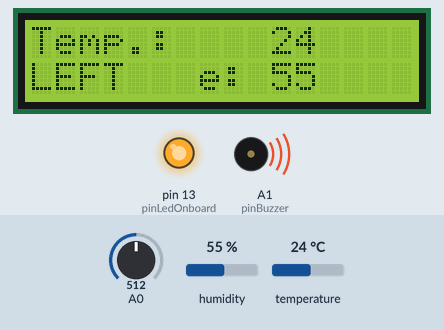
This sketch was run on a simulated Arduino Uno, built with avr-gcc and run on an emulated ATmega328P. Shown: 16×2 character LCD, output pins drawn as LEDs (lit = HIGH), buzzer (waves = sounding). The test bench sets the inputs (shaded band); at power-on: A0 = 512, humidity 55 %, temperature 24 °C. EEPROM starts erased; pins used as bus, display or sensor lines are not drawn; what the sketch prints to the serial monitor is not drawn.

Above: at 4.4 s.
4.5 s: A0 set to 53
At 7.1 s:
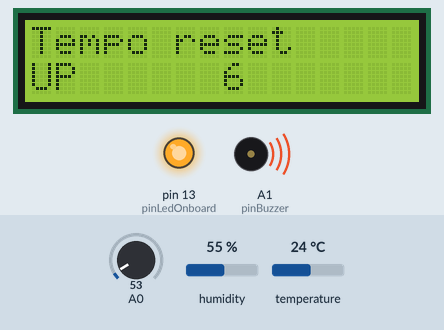
7.8 s: A0 set to 46
At 9.7 s:
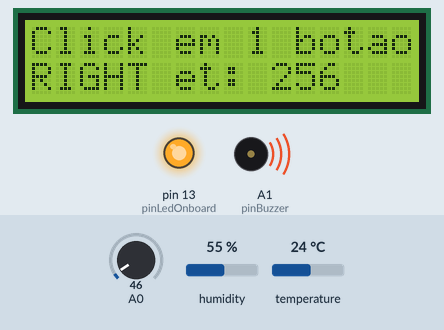
10.8 s: A0 set to 716
At 11.6 s:
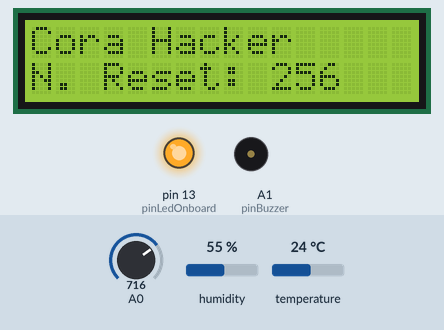
14.4 s: A0 set to 842
22.9 s: A0 set to 858
At 26.0 s:
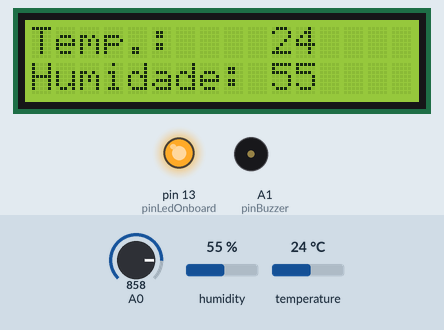
28.9 s: A0 set to 306
At 30.3 s:
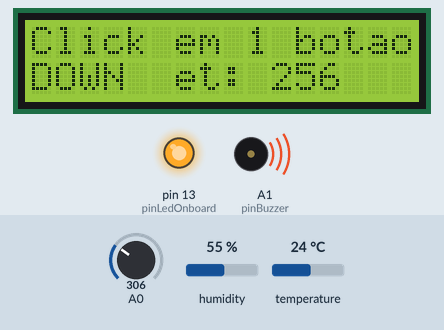
Timing chart, 0 to 32.0 s (numbered marks = the images above; inputs shaded):
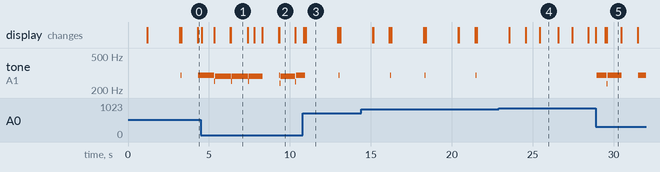

The sketch:

ArduinoUno_LCD_keypad_shield_Threads.ino
```cpp
/*********************************************************************/
  #define autor       "Caio Elizio - caioelizio@gmail.com 62 98223-9516"
  #define programa    "LCD keypad shield "
  #define versao      "v2.0"
  #define dataversao  "17/02/20"
  #define placa       "Arduino Uno LCD keypad shield"
  #define TempoAtualizacao 10
  boolean b_debug    = true;
/*********************************************************************/
//Sensor DHT11
//Definicoes Setup
//Definicoes programacao por serial
/*Lista de Peças:
 * 1 Arduino UNO - ATmega328
 * 1 LCD_keypad_shield
 * 1 buzzer
 * 1 carregador celular 5v (Alim. Arduino)
 * 1 carregador powerbank 5v (Alim. Arduino)
*/
/*Versoes
  v1.01 ...
  v1.02 ...
*/

//Pinagem--------------------------------------------------
  #define pinLedOnboard    13
  #define pinBuzzer        A1
//define values buttons
  #define pinBtnRIGHT  0
  #define pinBtnUP     1
  #define pinBtnDOWN   2
  #define pinBtnLEFT   3
  #define pinBtnSELECT 4
  #define pinBtnNONE   5
  #define pinDHT11     A2 //2 ou 3 sensor de temperatura.
  #define pinSensorPIR 11
//  #define pin 11 porta livre
//  #define pin 12 porta livre
#include <LiquidCrystal.h>
  LiquidCrystal lcd(8, 9, 4, 5, 6, 7); //Pin for DFRobot LCD Keypad Shield


//Variáveis e objetos globais--------------------------------------
  #define ON  1
  #define OFF 0
  boolean bsomteclas = false;
//f_Tempo
  int i_seg    = 0;
  int i_seg2   = 0;
  int i_min    = 0;
  int i_min2   = 1;
  int i_horas  = 0;
  int i_valor  = 4825;
  long lastMsg = 0;
//EEPROM
  int iStatusLedOnboard = 0;
  int iNumReset         = 0;
//define values buttons
  int lcd_key     = -1;
  int adc_key_in  = 0;


#include <EEPROM.h>
  int  end_EEPROM = 0;  //inicia endereço
  int  EEPROM_Read(int end_EEPROM);
  void EEPROM_Write(int end_EEPROM_w,int i_valor);


//Sensor DHT11
#include <DHT.h>
void iniDHT11();
void f_SensorDHT11();
  #define DHTTYPE DHT11
  DHT dht(pinDHT11, DHTTYPE);
  float f_temp     = 0;
  float f_humid    = 0;


//Funções-----------------------------------------------------------
//Definicoes Serial
void initSerial(){
  Serial.begin(115200); //9600 da erro, caindo conexao...
  delay(10);
  Serial.println(); //Linha em branco
  Serial.println(F("Iniciando Serial..."));
  Serial.println(); //Linha em branco
  Serial.print(F("Autor:       ")); Serial.println(autor);
  Serial.print(F("Sistema:     ")); Serial.print(programa); Serial.println(versao);
  Serial.print(F("Data versao: ")); Serial.println(dataversao);

  Serial.println(); //Linha em branco
  Serial.println(F("-------------------"));
  iNumReset = EEPROM_Read(200);  //ler status salvo na memoria
  iNumReset++;
  Serial.print(F("Numero de Reset: ")); Serial.println(iNumReset);
  Serial.println(F("-------------------"));
  EEPROM_Write(200,iNumReset); //Numero de Reset iNumReset
}
void initOutput(void){ //Definicoes pinos INPUT OUTPUT
  Serial.println(); //Linha em branco
  pinMode(pinLedOnboard, OUTPUT);  //initialize onboard LED as output
  pinMode(pinBuzzer,     OUTPUT);
  pinMode(pinDHT11,      INPUT);
  pinMode(pinSensorPIR,  INPUT);

  Serial.println(); //Linha em branco
  Serial.println(F("Definindo dispositivos como desligado ON ou OFF"));
  iStatusLedOnboard    = EEPROM_Read(13);  //ler status salvo na memoria
  digitalWrite(pinLedOnboard,     iStatusLedOnboard); //led 13 começa com o status salvo
//  digitalWrite(pinLedOnboard,     OFF);
  digitalWrite(pinBuzzer,         ON);
  digitalWrite(pinDHT11,          OFF);
  digitalWrite(pinSensorPIR,      ON);

  Serial.print(F("pinLedOnboard         "));  Serial.print(pinLedOnboard);
  if (iStatusLedOnboard == 1){
    Serial.println(F(" ON"));
  }else{
    Serial.println(F(" OFF"));
  }
  Serial.print(F("pinBuzzer             "));  Serial.print("A1");         Serial.println(F("  ON"));
  Serial.print(F("pinDHT11              "));  Serial.print(pinDHT11);     Serial.println(F("  OFF"));
  Serial.print(F("pinSensorPIR          "));  Serial.print(pinSensorPIR); Serial.println(F("  ON"));
}
void f_led_arduinoUno(boolean b_valor){ //acende e apaga o led do arduino
  if (b_valor == ON){
    EEPROM_Write(13,1);    //Status led onboard
    digitalWrite(pinLedOnboard, ON);  //LED Arduino
//    Serial.print(F("Led Arduino ")); Serial.println(F("ON"));
  } else {
    EEPROM_Write(13,0);    //Status led onboard
    digitalWrite(pinLedOnboard, OFF); //LED Arduino
//    Serial.print(F("Led Arduino ")); Serial.println(F("OFF"));
  }
}

void iniTempo(){
  i_valor = millis()/1000;
//  Serial.print(F("t_valor"); Serial.println(t_valor);
  i_seg   = i_valor % 60;
//  Serial.print(F("t_seg")); Serial.println(t_seg);
  i_valor = i_valor / 60;
//  Serial.print(F("t_valor")); Serial.println(t_valor);
  i_min   = i_valor % 60;
//  Serial.print(F("t_min")); Serial.println(t_min);
  i_valor = i_valor / 60;
//  Serial.print(F("t_valor")); Serial.println(t_valor);
  i_horas = i_valor;
//  Serial.print(F("t_horas")); Serial.println(t_horas);
}
void f_printTempoSerial(){
//  Serial.println(); //Linha em branco
  Serial.print(F("Tempo desde ultimo reset: "));
  if (i_horas < 10){ Serial.print(F("0")); } Serial.print(i_horas); Serial.print(F(":"));
  if (i_min   < 10){ Serial.print(F("0")); } Serial.print(i_min);   Serial.print(F(":"));
  if (i_seg   < 10){ Serial.print(F("0")); } Serial.println(i_seg);
}


void f_buzz(int targetPin, long frequency, long length){
  long delayValue = 1000000 / frequency / 2;  // calculate the delay value between transitions
  long numCycles = frequency * length / 1000; // calculate the number of cycles for proper timing
  for (long i = 0; i < numCycles; i++){       // for the calculated length of time...
    digitalWrite(targetPin, HIGH); // write the buzzer pin high to push out the diaphram
    delayMicroseconds(delayValue); // wait for the calculated delay value
    digitalWrite(targetPin, LOW);  // write the buzzer pin low to pull back the diaphram
    delayMicroseconds(delayValue); // wait again or the calculated delay value
  }
}
void f_buzzbeep(){
  Serial.println(F("1 bip"));
  f_buzz(pinBuzzer, 300, 50);    //1 bip inicial (pin,frequencia,Duração)  //baixo
}
void f_somteclas(){ //som teclas
  if (bsomteclas == true){
    f_buzzbeep();
  }
}
void f_AtivaSomTeclas(boolean b_valor) {
  if (b_valor == ON) {  bsomteclas = true;
    Serial.println(); //Linha em branco
    Serial.println(F("Som teclas on"));
  } else {
    int cont = 0;
  //  cont++;
    bsomteclas = false;
    Serial.println(); //Linha em branco
    Serial.println(F("Som teclas off"));
  }
}


int EEPROM_Read(int end_EEPROM){ //EEPROM_Read(0-511)
  byte value;
  value = EEPROM.read(end_EEPROM);  //read a byte from the current address 0-511
/*  Serial.println(); //Linha em branco
  Serial.print(F("Endereco memoria EEPROM: "));  Serial.print(end_EEPROM);
  Serial.print(F("\t")); //espaço
  Serial.print(F(" Valor read: "));  Serial.print(value, DEC);
//*/
  delay(500);
  return value;
}
void EEPROM_Write(int end_EEPROM_w,int i_valor){ //EEPROM_Write(0-511,0-511)
  //the EEPROM, so go back to 0 when we hit 512.
  if (end_EEPROM_w > 512)  end_EEPROM_w = 0;
  if (end_EEPROM_w == 512) end_EEPROM_w = 0;
  EEPROM.write(end_EEPROM_w, i_valor);
  //write the value to the appropriate byte of the EEPROM.
  //these values will remain there when the board is turned off.
//*
/*  Serial.println(); //Linha em branco
  Serial.print(F("Endereco memoria: ")); Serial.print(end_EEPROM_w);
  Serial.print(F("\t")); //espaço
  Serial.print(F("Valor write: "));      Serial.println(i_valor, DEC);
//*/
  delay(100);
}
void EEPROM_Clear(){
  // write a 0 to all 512 bytes of the EEPROM
  for (int i = 0; i < 512; i++)
    EEPROM.write(i, 0);
  // turn the LED on when we're done
  digitalWrite(13, HIGH);
}

void f_ProgControleSerial(){
  char leitura_serial = ' ';
  String leitura = "";
  //if ( Serial.available() == 1){ //Se serial recer dados... se nao inicia o loop novamente
  while( Serial.available() > 0 ){ //enquanto serial nao receber dados
  leitura_serial = Serial.read();
  Serial.print(F("leitura_serial: "));
  Serial.println(leitura_serial);   //Imprimir dados da serial
    if (leitura_serial == 'D' || leitura_serial == 'd'){ //desligado
      f_led_arduinoUno(OFF);
  //    f_AtivaSomTeclas(OFF);
      while(1); //para o loop
    };
    if (leitura_serial == 'L' || leitura_serial == 'l'){ //ligado
      f_led_arduinoUno(ON);
 //     f_AtivaSomTeclas(ON);
      while(1); //para o loop
    }else{
      Serial.println(leitura_serial + " Tecla errada digite L ou D.");
      while(0); //inicia o loop
    };
  };
}

int read_LCD_buttons() {
 adc_key_in = analogRead(0);      // read the value from the sensor
 // my buttons when read are centered at these valies: 0, 144, 329, 504, 741
 // we add approx 50 to those values and check to see if we are close
 if (adc_key_in > 1000) return pinBtnNONE; // We make this the 1st option for speed reasons since it will be the most likely result
 // For V1.1 us this threshold
 if (adc_key_in < 50)   return pinBtnRIGHT;
 if (adc_key_in < 250)  return pinBtnUP;
 if (adc_key_in < 450)  return pinBtnDOWN;
 if (adc_key_in < 650)  return pinBtnLEFT;
 if (adc_key_in < 850)  return pinBtnSELECT;

 // For V1.0 comment the other threshold and use the one below:
/*
 if (adc_key_in < 50)   return pinBtnRIGHT;
 if (adc_key_in < 195)  return pinBtnUP;
 if (adc_key_in < 380)  return pinBtnDOWN;
 if (adc_key_in < 555)  return pinBtnLEFT;
 if (adc_key_in < 790)  return pinBtnSELECT;
*/

 return pinBtnNONE;  // when all others fail, return this...
}
void f_teclado_shied() {
  lcd.setCursor(0,1);             // move to the begining of the second line
  switch (lcd_key) {              // depending on which button was pushed, we perform an action
    case pinBtnRIGHT: {
//      if (i_seg > 2){
        lcd.print("RIGHT ");
        Serial.println(); //Linha em branco
        Serial.println(F("RIGHT "));
        f_somteclas();
//      }
      break;
    }
    case pinBtnLEFT: {
      lcd.print("LEFT   ");
      f_somteclas();
      break;
    }
    case pinBtnUP: {
      lcd.print("UP    ");
      f_somteclas();
      break;
    }
    case pinBtnDOWN: {
      lcd.print("DOWN  ");
      f_somteclas();
      break;
    }
    case pinBtnSELECT: {
      lcd.print("SELECT");
      f_somteclas();
      f_lcd_incio();
      break;
    }
    case pinBtnNONE: {
//      lcd.print("NONE  ");
//      lcd.print("      ");
      break;
    }
  }
}


//Sensor DHT11
void iniDHT11() {
  Serial.println(); //Linha em branco
  Serial.println(F("Iniciando DHT11..."));
  dht.begin();
  f_SensorDHT11();
}
void f_SensorDHT11() {
  float f_temp2  = 0;
  float f_humid2 = 0;
  int i_temp  = 0;
  int i_humid = 0;
  if (dht.readTemperature()) f_temp2  = dht.readTemperature();
  if (dht.readHumidity())    f_humid2 = dht.readHumidity();

  if (isnan(f_humid2) || isnan(f_temp2)) {
    lcd.clear();
    lcd.setCursor(0,0);
    lcd.print("Falha DHT");
    Serial.println(F("Falha na leitura do sensor DHT!"));
    i_temp  = 0;
    i_humid = 0;
    return;
  }
  else { //se ok...
    f_temp  = f_temp2;
    f_humid = f_humid2;
    i_temp  = f_temp2;
    i_humid = f_humid2;
  }
  Serial.print(F("Temperatura: ")); Serial.print(f_temp, 0);  Serial.print(F("oC"));
  Serial.print(F(" - Humidade: ")); Serial.print(f_humid, 0); Serial.println(F("%"));
  lcd.clear();
  lcd.setCursor(0,0);
//  lcd.print("Temp.:    "); lcd.print(f_temp);
  lcd.print("Temp.:    "); lcd.print(i_temp);
  lcd.setCursor(0,1);
//  lcd.print("Humidade: "); lcd.print(f_humid);
  lcd.print("Humidade: "); lcd.print(i_humid);
  delay(1000);
}


void f_lcd_incio() {
  lcd.begin(16, 2);  //start the library
  lcd.clear();
  lcd.setCursor(0,0); //move to the begining of the 1º line
  lcd.print("Cora Hacker");
  f_printNumReset();
  delay(2000);
  lcd.clear();
}
void f_printNumReset(){
  lcd.setCursor(0,1); //move to the begining of the second line
  lcd.print("N. Reset: ");  lcd.print(iNumReset);
}
void f_lcd_teste_botoes() {
//  Serial.println(); //Linha em branco
  Serial.println(F("Click em 1 botao"));
  lcd.clear();
  lcd.setCursor(0,0);
  lcd.print("Click em 1 botao");
  f_printNumReset();
}
void f_printTempoLCD(){
  f_printTempoSerial(); //tempo desde o ultimo reset
  lcd.clear();
  lcd.setCursor(0,0);
  lcd.print("Tempo reset ");
  lcd.setCursor(8,1);           // move cursor to second line "1" and 9 spaces over
  lcd.print(millis()/1000);
/*  if (i_horas < 10){ lcd.print(F("0")); } lcd.print(i_horas); lcd.print(F(":"));
  if (i_min   < 10){ lcd.print(F("0")); } lcd.print(i_min);   lcd.print(F(":"));
  if (i_seg   < 10){ lcd.print(F("0")); } lcd.println(i_seg);
  //*/
}

void f_atualiza_sensores(){
  long now = millis()/1000;
  if (now - lastMsg > TempoAtualizacao){
    lastMsg = now;
    Serial.println(); //Linha em branco
    Serial.println(F("<---------------Atualizando sensores-------------->"));
    f_printTempoSerial(); //tempo desde o ultimo reset
    f_SensorDHT11();

//    Serial.print(F("i_seg: ")); Serial.println(i_seg);
//    Serial.println(); //Linha em branco
    Serial.println(F("<------------------------------------------------->"));
  } else{
    f_lcd_teste_botoes();
    delay(3000);
    f_printTempoLCD();
    delay(3000);
  }
}


class Thread{
  private:
    long _delay;
    unsigned long tempo;
    long count;

  public:
    Thread(long delay);
    boolean Timer();
    boolean Refresh();
    boolean posDelay();
    int getCount();
    void setCount();
};


Thread::Thread(long delay){
  _delay = delay;
  tempo = 0;
  count = 0;
}

boolean Thread::Timer (){
  return (tempo < millis())? true: false;
}

boolean Thread::Refresh(){
  tempo = millis() + _delay;
  return true;
}

boolean Thread::posDelay(){
  return (Timer()== true)? Refresh(): false;
}

int Thread::getCount(){
  return count;
}


void Thread::setCount(){
  count++;
}

Thread *a, *b, *c, *d;
long contador;


//Definicoes Setup
void setup(){
  initSerial();
  initOutput(); //Define a porta status de saida e entrada

  f_lcd_incio();
  f_AtivaSomTeclas(ON);
  f_buzzbeep(); //1 bip

  a = new Thread(1000);
  b = new Thread(3000);
  c = new Thread(5000);
  d = new Thread(8000);
}
void loop() {
//  iniTempo();       //atualiza variaveis time do reset

  //put your main code here, to run repeatedly //coloque seu código principal aqui, para executar repetidamente
  if(a->posDelay()){
    a->setCount();
    f_printTempoLCD();
  }
  if(b->posDelay()){
    b->setCount();
    f_lcd_teste_botoes();
  }
  if(c->posDelay()){
    f_SensorDHT11();
    c->setCount();
  }

  if(a->posDelay()){
    a->setCount();
    Serial.print(" A: ");
    Serial.print(a->getCount());
    Serial.print(" B: ");
    Serial.print(b->getCount());
    Serial.print(" C: ");
    Serial.print(c->getCount());
    Serial.print(" D: ");
    Serial.println(d->getCount());
  }
  if(a->posDelay()){
    a->setCount();
  }

//  f_ProgControleSerial();
  f_teclado_shied();
  lcd_key = read_LCD_buttons();  // read the buttons

}
```

Measured:
- the behaviour switches between 50 and 49 on A0 (found by bisection; images 1 and 2)
- the behaviour switches between 849 and 850 on A0 (found by bisection; images 3 and 4)
- after the input at 4.5 s, the display: first changes after 0.05 s (image 1 shows a later state)
- after the input at 7.8 s, the display: first changes at once (image 2 shows a later state)
- after the input at 10.8 s, the display: first changes after 0.05 s (image 3 shows a later state)
- after the input at 22.9 s, tone on A1 (pinBuzzer): stops changing and stays silent; the display: first differs from a run without the input after 0.66 s (image 4 shows a later state)
- after the input at 28.9 s, tone on A1 (pinBuzzer): plays 299 Hz for 0.64 s, 238 Hz for 0.04 s, 299 Hz for 0.88 s, 299 Hz for 0.47 s, starting after 0.05 s; the display: first changes at once (image 5 shows a later state)
